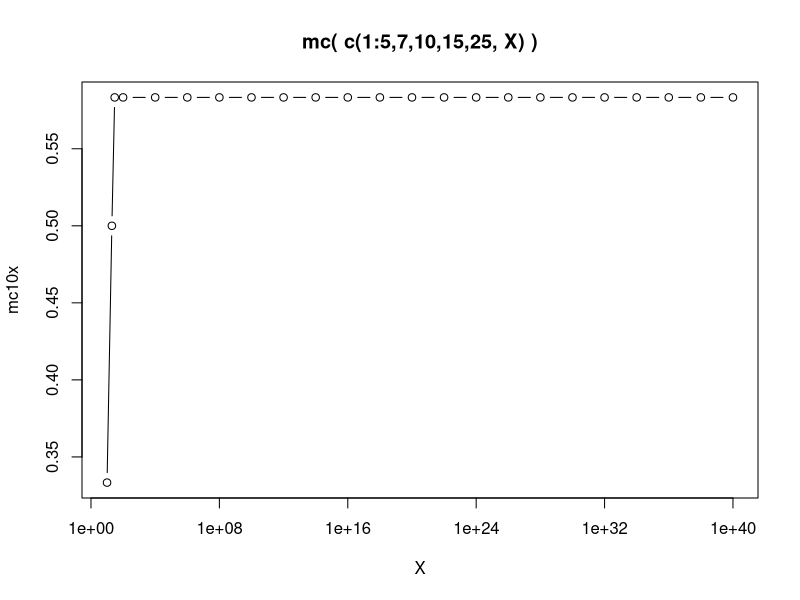

Write the R code that produced this figure.
library(robustbase)


### Name: mc
### Title: Medcouple, a Robust Measure of Skewness
### Aliases: mc
### Keywords: robust univar

### ** Examples

mc(1:5) # 0 for a symmetric sample

x1 <- c(1, 2, 7, 9, 10)
mc(x1) # = -1/3

data(cushny)
mc(cushny) # 0.125

stopifnot(mc(c(-20, -5, -2:2, 5, 20)) == 0,
          mc(x1, doReflect=FALSE) ==  -mc(-x1, doReflect=FALSE),
          all.equal(mc(x1, doReflect=FALSE), -1/3, tolerance = 1e-12))

## Susceptibility of the current algorithm to large outliers :
dX10 <- function(X) c(1:5,7,10,15,25, X) # generate skewed size-10 with 'X'
x <- c(10,20,30, 100^(1:20))
(mc10x <- vapply(x, function(X) mc(dX10(X)), 1))
## limit X -> Inf  should be 7/12 = 0.58333...  but that "breaks down a bit" :
plot(x, mc10x, type="b", main = "mc( c(1:5,7,10,15,25, X) )", xlab="X", log="x")
